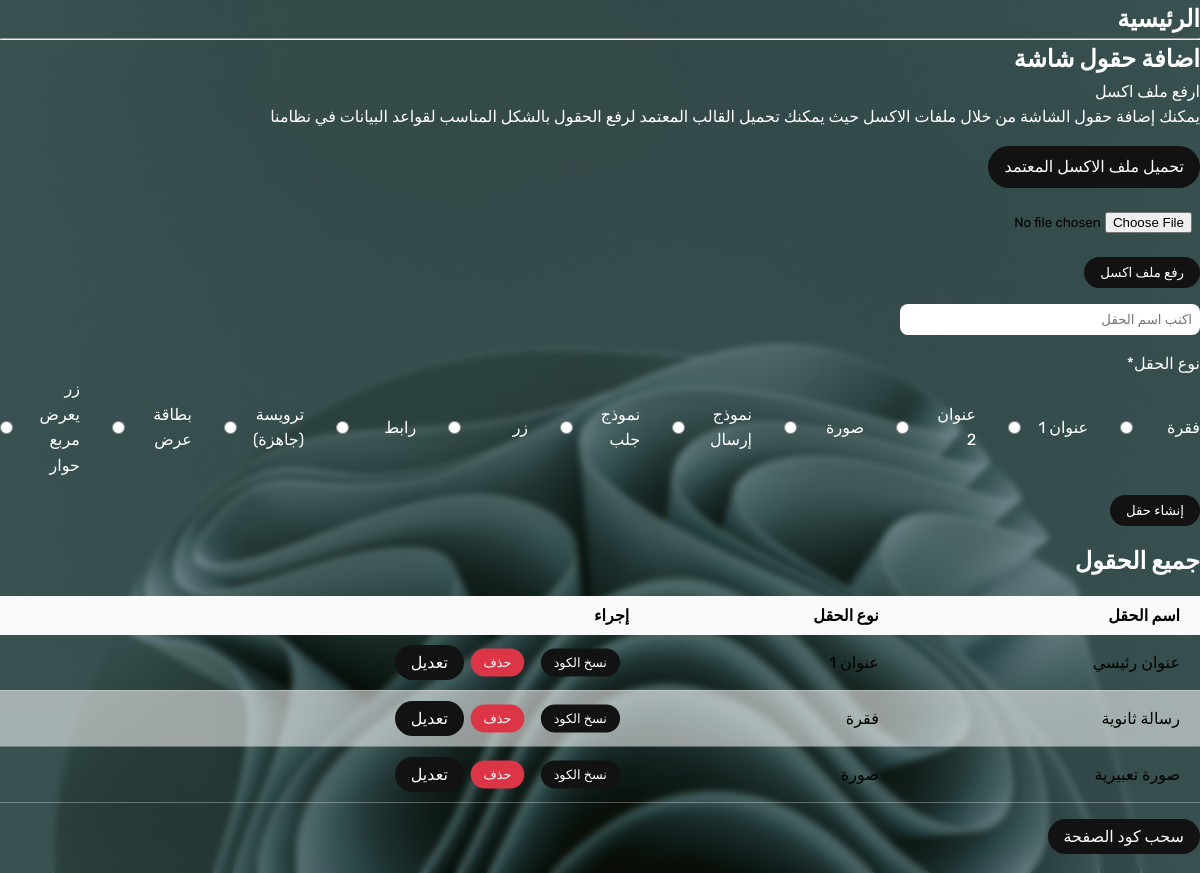
Screenshot of /v3/page/3/ with the database file from the repository.
### v3/models.py (models this page shows, shortened)
class Page(models.Model):
    website = models.ForeignKey('Website', related_name='pages', on_delete=models.CASCADE)
    name = models.CharField(max_length=200 )
    def __str__(self):
        return self.name
    class Meta:
        db_table = ''
        managed = True
        verbose_name = 'Page'
        verbose_name_plural = 'Pages'

class ScreenFieldType(models.Model):
    name = models.CharField(max_length=200, unique=True)
    display_name = models.CharField(max_length=200)
    cmd = models.TextField()
    def __str__(self):
        return self.name
    class Meta:
        db_table = ''
        managed = True
        verbose_name = 'ScreenFieldType'
        verbose_name_plural = 'ScreenFieldTypes'

class ScreenField(models.Model):
    page = models.ForeignKey('Page', related_name='s_fields', on_delete=models.CASCADE)
    sf_type = models.ForeignKey(ScreenFieldType, on_delete=models.CASCADE)
    name = models.CharField(max_length=200)
    color = models.CharField(verbose_name="اللون", max_length=30, blank=True, null=True)
    width = models.CharField(verbose_name="العرض (بكسل)", max_length=5, blank=True, null=True)
    height = models.CharField(verbose_name="الارتفاع (بكسل)" , max_length=5, blank=True, null=True)
    bg_color = models.CharField(verbose_name="لون الخلفية", max_length=30, blank=True, null=True)
    bg_url = models.CharField(verbose_name="مسار (رابط ) الخلفية", max_length=255, blank=True, null=True)
    font_size = models.CharField(max_length=3, verbose_name="حجم الخط (بكسل)", blank=True, null=True)
    font_family = models.CharField(max_length=100, verbose_name="عائلة الخط (اسم الخط)", blank=True, null=True)
    font_weight = models.IntegerField(default=100, verbose_name="وزن الخط (من ١٠٠ إلى ٩٠٠)", blank=True, null=True)
    padding = models.CharField(max_length=5, verbose_name="الهوامش الداخلية (بكسل)", blank=True, null=True)
    margin = models.CharField(max_length=5, verbose_name="الهوامش الخارجية (بكسل)", blank=True, null=True)
    cmd = models.TextField(verbose_name="الأمر البرمجي", null=True, blank=True)

### v3/views.py (the view, shortened to what this page needs)
# urls.py: path("page/<int:id>/", page_details, name='page-details'),
def page_details(request, id):
    page = get_object_or_404(Page, id=id)
    sf_types = ScreenFieldType.objects.all()
    context = {
        'page': page,
        'sf_types': sf_types,
    }
    return render(request, 'v3/page-details.html', context)

### v3/models.py (called while the page is built)
    def __str__(self):
        return self.name

### v3/templates/v3/page-details.html (shortened to what this page needs)
{% extends 'base.html' %} {% load static %}  {% block stylesheets %}
<link rel="stylesheet" href="{% static 'css/old-main.css' %}" />
{% endblock stylesheets %} {% block content %}
<section>
  <div class="container">
    <div class="section__heading">
      <h1>{{page}}</h1>
      <hr />
      <h1>اضافة حقول شاشة</h1>
      <form
        method="post"
        enctype="multipart/form-data"
        action="{% url 'v3:upload-from-excel' page.id %}"
      >
        <label for="file-input">ارفع ملف اكسل</label>
        <p>
          يمكنك إضافة حقول الشاشة من خلال ملفات الاكسل حيث يمكنك تحميل القالب
          المعتمد لرفع الحقول بالشكل المناسب لقواعد البيانات في نظامنا
        </p>
        <a href="{% url 'v3:download-template' %}" class="btn btn-solid-dark"
          >تحميل ملف الاكسل المعتمد</a
        >
        <input
          type="file"
          name="file-input"
          id="file-input"
          accept=".xlsx"
          required
        />
        <button type="submit" class="btn btn-solid-dark">رفع ملف اكسل</button>
      </form>
      <form action="" method="post">
        <div class="field">
          <input
            type="text"
            placeholder="اكتب اسم الحقل"
            required
            name="field-name-input"
          />
        </div>
        <div class="field">
          <p>نوع الحقل*</p>
          <div class="field_types__wrapper">
            {% for type in sf_types %}
            <div class="field_type">
              <label>{{type.display_name}}</label>
              <input
                type="radio"
                name="sf_type-input"
                value="{{type.name}}"
                id=""
                required
              />
            </div>
            {% endfor %}
          </div>
        </div>
        <button class="btn btn-solid-dark" type="submit">إنشاء حقل</button>
      </form>
    </div>
  </div>
</section>
<section>
  <div class="container">
    <div class="section__heading">
      <h1>جميع الحقول</h1>
    </div>
    <div class="section__content">
      <table>
        <thead>
          <tr>
            <th>اسم الحقل</th>
            <th>نوع الحقل</th>
            <th>إجراء</th>
          </tr>
        </thead>
        <tbody>
          {% for field in page.s_fields.all %}
          <tr>
            <td>{{field.name}}</td>
            <td>{{field.sf_type.display_name}}</td>
            <td style="display: flex; flex-wrap: wrap">
              <a
                class="btn btn-solid-dark btn-sm"
                style="margin-top: 0"
                data-cmd="{{field.sf_type.cmd}}"
                >نسخ الكود</a
              >
              <a
                href="{% url 'v3:del-screen-field' field.id %}"
                class="btn btn-solid-danger btn-sm"
                style="margin-top: 0"
                >حذف</a
              >
              <a data-id="{{field.id}}" class="btn btn-solid-dark btn-edit-field" style="margin-top: 0"
                >تعديل</a
              >
            </td>
          </tr>
          {% endfor %}
        </tbody>
      </table>
    </div>
  </div>
</section>
<section>
  <div class="container">
    <a href="{% url 'v3:export-code' page.id %}" class="btn btn-solid-dark"
      >سحب كود الصفحة</a
    >
  </div>
</section>
<br>
{% endblock content %}

### project/static/css/main.css (style rules this page uses)
* { padding: 0; margin:0; box-sizing: border-box; font-family: "Rubik"; }
a { color: #000; text-decoration: none; }
.container { margin: 0 auto; }
body { overflow-x: hidden; background-color: #fef0e5; margin-bottom: 1rem; }
section .section__heading { line-height: 1.6; margin-bottom: 1rem }
.btn { display: block; width: fit-content; padding: .5rem 1rem; border-radius: 2rem; margin-top: 1rem; outline: none; border: none; cursor: pointer; }
.btn-solid-danger { background: #dc3545; color: #ffffff; }
.btn-solid-dark { background: #121212; color: #fef0e5; }
input { display: block; }
.btn-sm { transform: scale(0.8); }
@media (min-width: 1200px) { .container { width: 1100px; } }

### project/static/css/old-main.css (style rules this page uses)
* { padding: 0; margin: 0; box-sizing: border-box; }
body { background-size: cover; background-repeat: no-repeat; background-position: center center; min-height: 100vh; backdrop-filter: blur(3px); margin-bottom: 0 !important; }
h1, p { color: white; }
.btn { margin-top: 1rem; border-radius: 3rem; }
input ,select { width: 300px; max-width: 100%; }
input { padding: .2rem .4rem ; border-radius: 1rem; outline: none; border: none; }
.btn-solid-dark { background: #121212; color: white; }
.container { margin: 0 auto; }
@media (min-width: 1200px) { .container { width: 1200px; } }

### rows the page displays
Page: name "الرئيسية"
ScreenFieldType: display_name "فقرة"
ScreenFieldType: display_name "عنوان 1"
ScreenFieldType: display_name "عنوان 2"
ScreenFieldType: display_name "صورة"
ScreenFieldType: display_name "نموذج إرسال"
ScreenFieldType: display_name "نموذج جلب"
ScreenFieldType: display_name "زر"
ScreenFieldType: display_name "رابط"
ScreenFieldType: display_name "ترويسة (جاهزة)"
ScreenFieldType: display_name "بطاقة عرض"
ScreenFieldType: display_name "زر يعرض مربع حوار"
ScreenField: name "عنوان رئيسي", sf_type.display_name "عنوان 1"
ScreenField: name "رسالة ثانوية", sf_type.display_name "فقرة"
ScreenField: name "صورة تعبيرية", sf_type.display_name "صورة"
